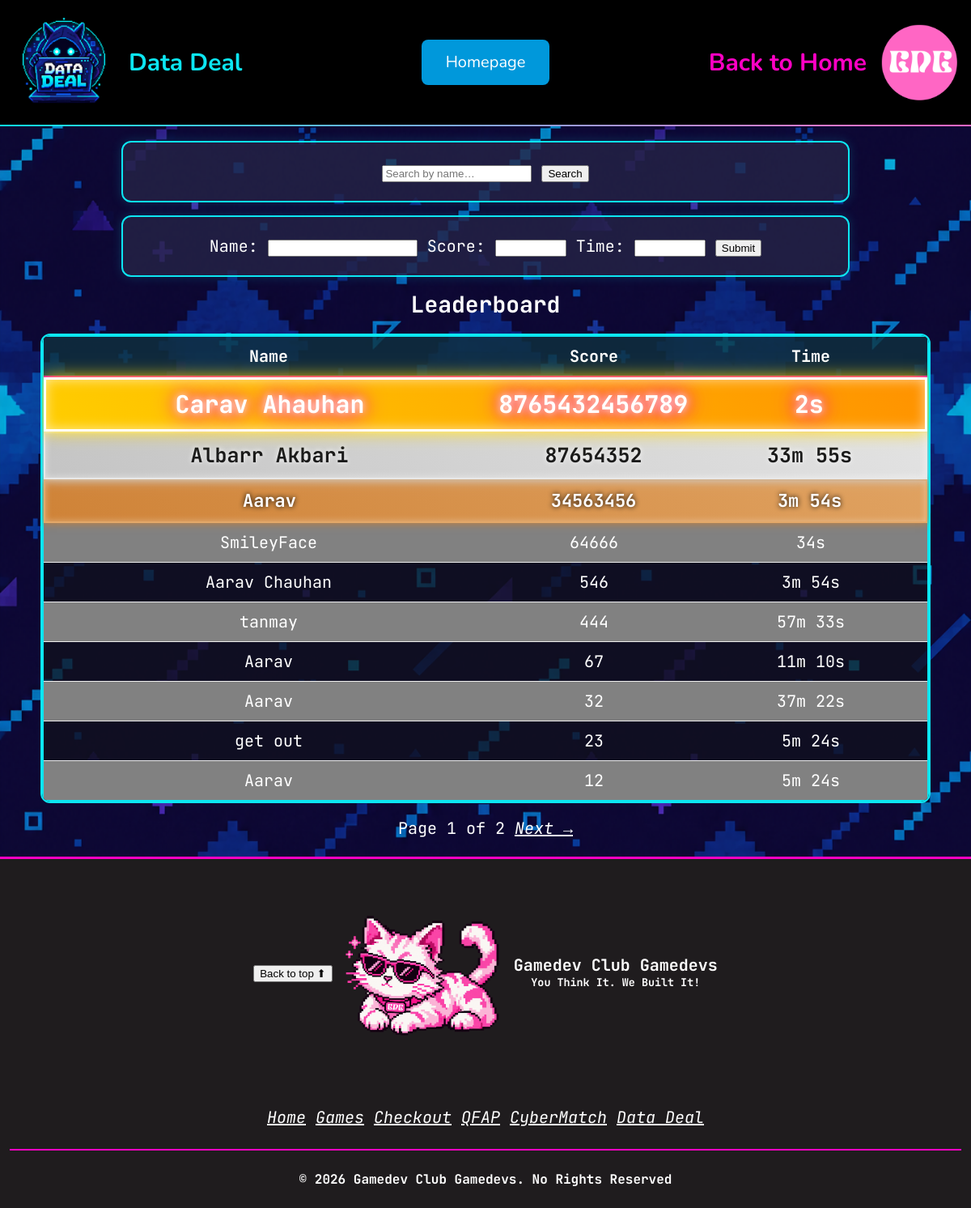
/leaderboard-page, run on an earlier commit of the app's database.
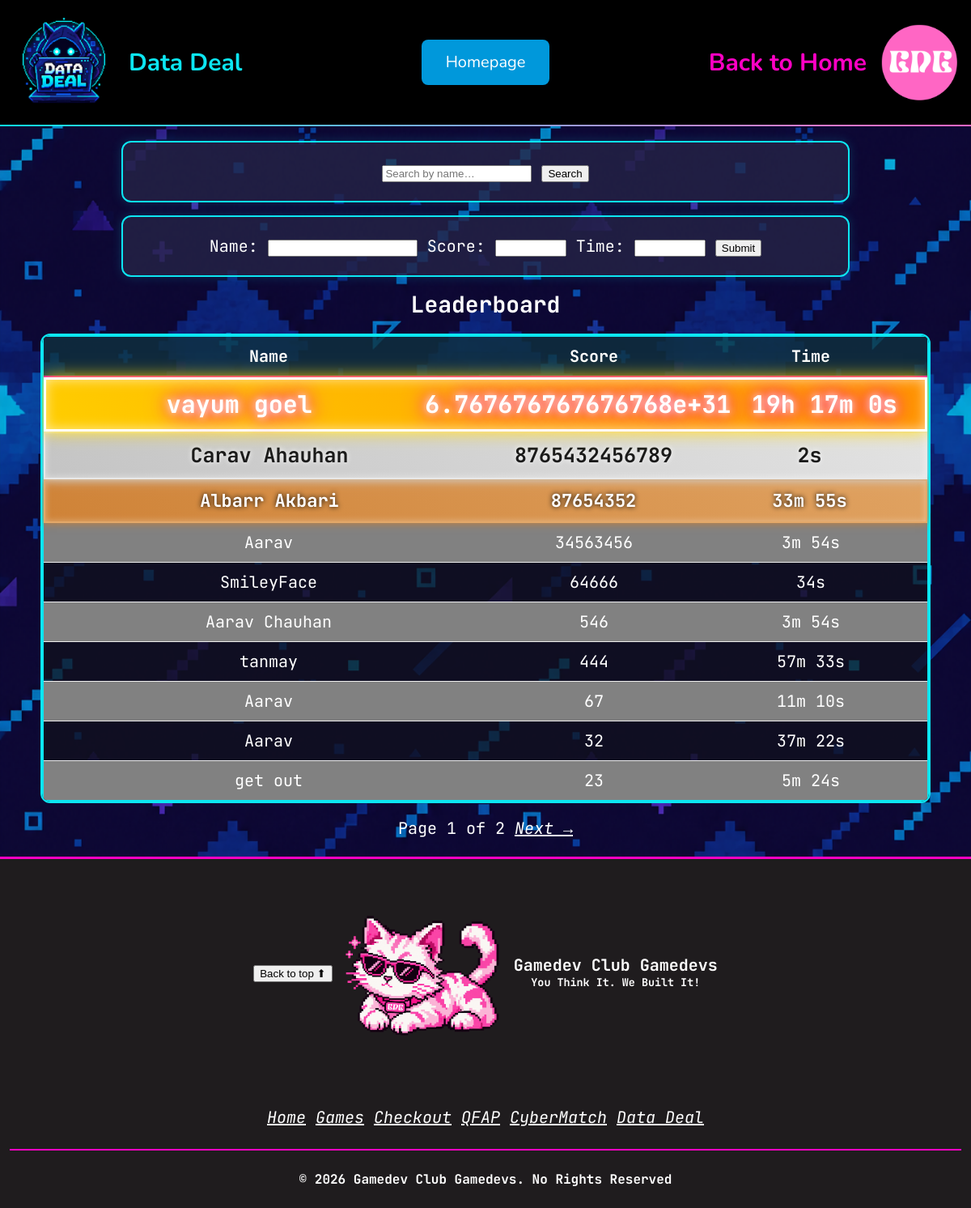
And on a later commit of the database.
### tables this page shows
CREATE TABLE scores (
                id INTEGER PRIMARY KEY AUTOINCREMENT,
                name TEXT NOT NULL,
                score INTEGER NOT NULL
            , "seconds" TEXT NOT NULL DEFAULT 'no data');

### Scoreboard Sample Project/app.py (the view)
@app.route('/leaderboard-page')
def leaderboard_page():
    return leaderboard()

### Scoreboard Sample Project/app.py (called while the page is built)
@app.template_filter('hrsminsec')
def format_time(total_seconds):
    total_seconds = int(total_seconds)
    hours, remainder = divmod(total_seconds, 3600)
    minutes, seconds = divmod(remainder, 60)
    if hours > 0:
        return f'{hours}h {minutes}m {seconds}s'
    elif minutes > 0:
        return f'{minutes}m {seconds}s'
    else:
        return f'{seconds}s'

### Scoreboard Sample Project/templates/index.html (shortened to what this page needs)
<!DOCTYPE html>
<html lang="en">
<head>
    <link rel="stylesheet" href="{{ url_for('static', filename='styles.css') }}">
</head>
<body class="aarav-page">
    <header id="aarav-header" class="page-header">
        <span class="left-item">
            <a href="{{ url_for('data_deal_home') }}">
                <img class="logo" id="datadeal-logo" src="{{ url_for('static', filename='data deal icon.png') }}" alt="Data Deal logo">
            </a>
            <h1>Data Deal</h1>
        </span>
        <nav id="contents" class="center-item" aria-label="Group project navigation">
            <a class="hyperlink animated-hyperlink aarav" href="{{ url_for('data_deal_home') }}">Homepage</a>
        </nav>
        <span class="right-item">
            <h1>Back to Home</h1>
            <a href="{{ url_for('leaderboard') }}">
                <img class="logo" src="{{ url_for('static', filename='no.png') }}" alt="Go to leaderboard home page">
            </a>
        </span>
    </header>
    <form method="GET" class="boxed-text">
        <input type="text" name="search" placeholder="Search by name…" value="{{ search }}">
        <input type="submit" value="Search">
    </form>
    <form class="boxed-text" method="POST">
        Name: <input type="text" name="name" maxlength="30" required>
        Score: <input type="number" name="score" max="999999" min="0" required>
        Time: <input type="number" name="seconds" max="999999" min="0" required>
        <input type="submit" value="Submit">
    </form>
    <h2>Leaderboard</h2>
    <div class="leaderboard-wrapper">
      <table class="leaderboard-table">
        <thead>
          <tr class="table-header">
            <bold><th>Name</th>
            <th>Score</th>
            <th>Time</th></bold>
          </tr>
        </thead>
        <tbody>
          {% for name, score, seconds in entries %}
          <tr class="table-row{% if page == 1 and loop.index == 1 %} rank-first{% elif page == 1 and loop.index == 2 %} rank-second{% elif page == 1 and loop.index == 3 %} rank-third{% endif %}">
              <td>{{ name }}</td>
              <td>{{ score }}</td>
              <td>{{ seconds | hrsminsec }}</td>
          </tr>
          {% endfor %}
        </tbody>
      </table>
    </div>
      <div class="pagination">
         <span>Page {{ page }} of {{ total_pages }}</span>
         {% if page < total_pages %}
         <a href="?page={{ page + 1 }}&search={{ search }}">Next →</a>
         {% endif %}
        </div>
    <footer class="page-footer">
        <section class="columns">
            <div>
                <button onclick="window.scrollTo({ top: 0, behavior: 'smooth' })">Back to top ⬆</button>
            </div>
            <div>
                <img src="{{ url_for('static', filename='mascot.png')}}" class="mascot" alt="Gamedev Club Gamedevs Mascot" width=200px>
            </div>
            <div>
                <p><b>Gamedev Club Gamedevs</b></p>
                <h6>You Think It. We Built It!</h6>
            </div>
        </section>
        <br><br>
        <nav class="footer-links" aria-label="Footer navigation">
            <a href="index.html">Home</a>
            <a href="games.html">Games</a>
            <a href="Checkout.html">Checkout</a>
            <a href="Albarr-Main.html">QFAP</a>
            <a href="Muhammad-Main.html">CyberMatch</a>
            <a href="Aarav-Main.html">Data Deal</a>
        </nav>
        <br>
        <hr color="#ff00c4">
        <br>
        <h5>© 2026 Gamedev Club Gamedevs. No Rights Reserved</h5>
    </footer>
</body>
</html>

What changed in the data, as far as the page shows it:
no longer on this page (row unchanged): scores: name "Aarav", score "12", seconds "5m 24s"
added scores: name "vayum goel", score "6.767676767676768e+31", seconds "19h 17m 0s"
